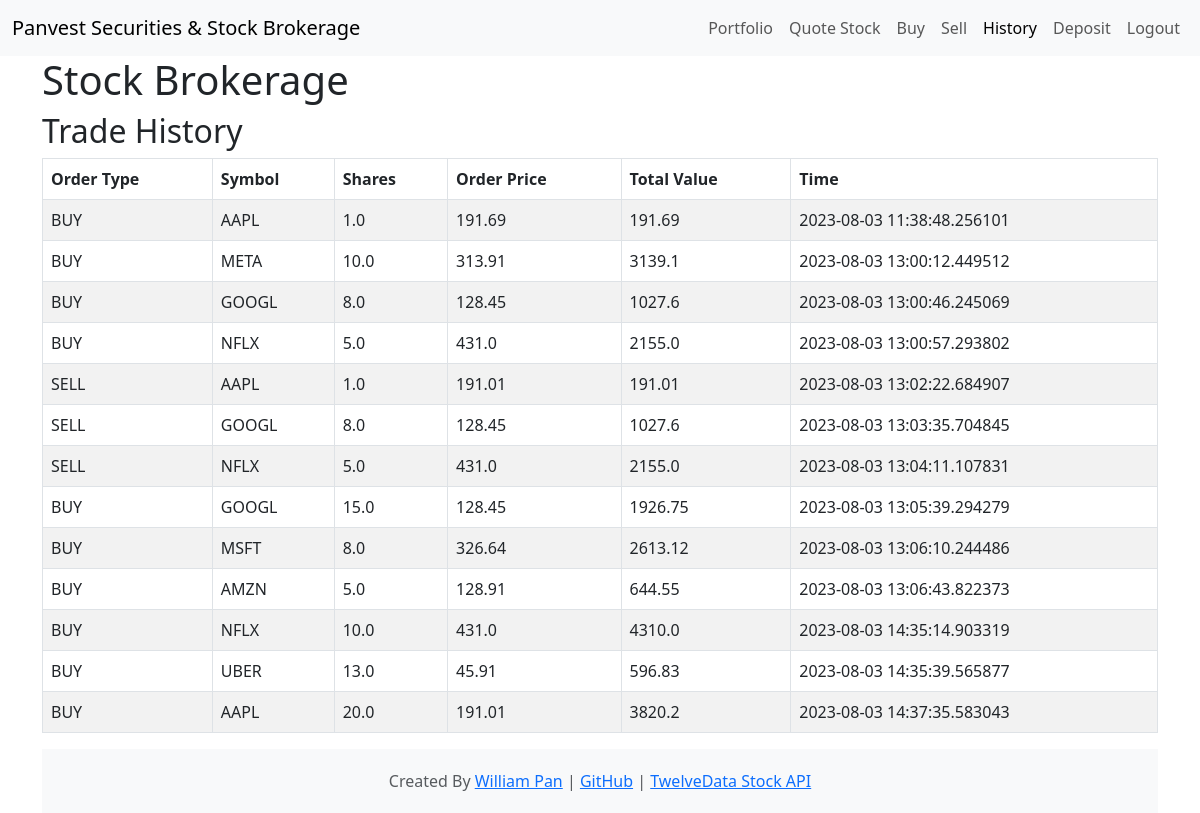
Page /trade_history (signed in) on the committed database.
### app.py (models this page shows)
class Trade_History(db.Model):
    transaction_id = db.Column(db.Integer, primary_key=True)
    user_id = db.Column(db.Integer, db.ForeignKey('user.id'), nullable=False)
    order_type = db.Column(db.String(10), nullable=False)
    symbol = db.Column(db.String(10), nullable=False)
    shares = db.Column(db.Float, nullable=False)
    order_price = db.Column(db.Float, nullable=False)
    total_value = db.Column(db.Float, nullable=False)
    time = db.Column(db.DateTime, nullable=False)

### app.py (the view)
@app.route("/trade_history")
@require_login
def trade_history():
    trade_history = db.session.execute(db.select(Trade_History).filter_by(user_id=session["user_id"])).scalars()
    return render_template("trade_history.html", trade_history=trade_history, active_page='trade_history')

### app.py (called while the page is built)
@app.after_request
def after_request(response):
    response.headers["Cache-Control"] = "no-cache, no-store, must-revalidate"
    response.headers["Expires"] = 0
    response.headers["Pragma"] = "no-cache"
    return response

### login.py (called while the page is built)
def require_login(function):
    @wraps(function)
    def decorated_function(*args, **kwargs):
        if session.get("user_id") is None:
            return redirect("/login")
        return function(*args, **kwargs)
    return decorated_function

### templates/trade_history.html (shortened to what this page needs)
{% extends "base.html" %}
{% block header %}
    Trade History
{% endblock %}
{% block body %}
<table class="table table-striped table-hover table-bordered">
    <thead>
        <tr>
            <th>Order Type</th>
            <th>Symbol</th>
            <th>Shares</th>
            <th>Order Price</th>
            <th>Total Value</th>
            <th>Time</th>
        </tr>
    </thead>
    <tbody>
        {% for row in trade_history %}
        <tr>
            <td>{{row.order_type}}</td>
            <td>{{row.symbol}}</td>
            <td>{{row.shares}}</td>
            <td>{{row.order_price}}</td>
            <td>{{row.total_value}}</td>
            <td>{{row.time}}</td>
        </tr>
        {% endfor %}
    </tbody>
</table>
{% endblock %}

### templates/base.html (shortened to what this page needs)
<!DOCTYPE html>
<html lang="en">
<head>
  <link href="/static/styles.css" rel="stylesheet">
  <link href="https://cdn.jsdelivr.net/npm/bootstrap@5.3.0/dist/css/bootstrap.min.css" rel="stylesheet"
>
</head>
<body>
  <div class="page-wrapper">
    <nav class="navbar navbar-expand-lg bg-body-tertiary">
      <div class="container-fluid">
        <a class="navbar-brand" {% if session["user_id"] %} href="/" {% else %} href="/login" {% endif %}>Panvest
          Securities & Stock Brokerage</a>
        <div class="collapse navbar-collapse" id="navbarNavAltMarkup">
          <div class="navbar-nav ms-auto">
            {% if session["user_id"] %}
            <a class="nav-link {% if active_page == 'portfolio' %}active{% endif %}"  href="/">Portfolio</a>
            <a class="nav-link {% if active_page == 'quote' %}active{% endif %}"  href="/quote">Quote Stock</a>
            <a class="nav-link {% if active_page == 'buy' %}active{% endif %}"  href="/buy">Buy</a>
            <a class="nav-link {% if active_page == 'sell' %}active{% endif %}"  href="/sell">Sell</a>
            <a class="nav-link {% if active_page == 'trade_history' %}active{% endif %}" {% if
              active_page=='trade_history' %}aria-current="page" {% endif %} href="/trade_history">History</a>
            <a class="nav-link {% if active_page == 'deposit' %}active{% endif %}"  href="/deposit">Deposit</a>
            <a class="nav-link" href="/logout">Logout</a>
            {% endif %}
          </div>
        </div>
      </div>
    </nav>
    <div class="container content">
      <header>
        <h1>Stock Brokerage</h1>
        <h2>{% block header %} {% endblock %}</h2>
      </header>
      <main>
        {% block body %}
        {% endblock %}
      </main>
      <footer class="footer">
        <div class="container">
          <span class="text-muted">
            Created By <a href="https://www.linkedin.com/in/williamlpan/">William Pan</a> |
            <a href="https://github.com/williampan22">GitHub</a> |
            <a href="https://twelvedata.com/">TwelveData Stock API</a>
          </span>
        </div>
      </footer>
    </div>
  </div>
</body>
</html>

### static/styles.css (style rules this page uses)
body { font-family: helvetica; }
html, body { height: 100%; margin: 0; }
.content { flex: 1; }
.footer { background-color: #f8f9fa; padding: 20px 0; margin-top: auto; text-align: center; }

### rows in the picture
Trade_History: order_type "BUY", symbol "AAPL", shares "1.0", order_price "191.69", total_value "191.69", time "2023-08-03 11:38:48.256101"
Trade_History: order_type "BUY", symbol "META", shares "10.0", order_price "313.91", total_value "3139.1", time "2023-08-03 13:00:12.449512"
Trade_History: order_type "BUY", symbol "GOOGL", shares "8.0", order_price "128.45", total_value "1027.6", time "2023-08-03 13:00:46.245069"
Trade_History: order_type "BUY", symbol "NFLX", shares "5.0", order_price "431.0", total_value "2155.0", time "2023-08-03 13:00:57.293802"
Trade_History: order_type "SELL", symbol "AAPL", shares "1.0", order_price "191.01", total_value "191.01", time "2023-08-03 13:02:22.684907"
Trade_History: order_type "SELL", symbol "GOOGL", shares "8.0", order_price "128.45", total_value "1027.6", time "2023-08-03 13:03:35.704845"
Trade_History: order_type "SELL", symbol "NFLX", shares "5.0", order_price "431.0", total_value "2155.0", time "2023-08-03 13:04:11.107831"
Trade_History: order_type "BUY", symbol "GOOGL", shares "15.0", order_price "128.45", total_value "1926.75", time "2023-08-03 13:05:39.294279"
Trade_History: order_type "BUY", symbol "MSFT", shares "8.0", order_price "326.64", total_value "2613.12", time "2023-08-03 13:06:10.244486"
Trade_History: order_type "BUY", symbol "AMZN", shares "5.0", order_price "128.91", total_value "644.55", time "2023-08-03 13:06:43.822373"
Trade_History: order_type "BUY", symbol "NFLX", shares "10.0", order_price "431.0", total_value "4310.0", time "2023-08-03 14:35:14.903319"
Trade_History: order_type "BUY", symbol "UBER", shares "13.0", order_price "45.91", total_value "596.83", time "2023-08-03 14:35:39.565877"
Trade_History: order_type "BUY", symbol "AAPL", shares "20.0", order_price "191.01", total_value "3820.2", time "2023-08-03 14:37:35.583043"
